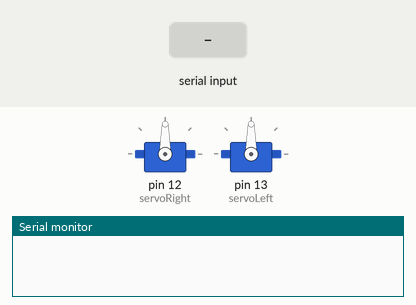
Recording of a sketch running on a simulated Arduino Uno, built with avr-gcc and run on an emulated ATmega328P. Parts: 2 × servo, the last lines printed to the serial monitor. The test bench sets the inputs (shaded band).

Above: at 1.2 s.
1.3 s: "f" received over the second serial link
At 1.8 s:
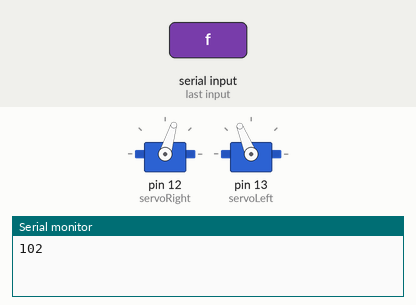
2.8 s: "x" received over the second serial link
At 4.0 s:
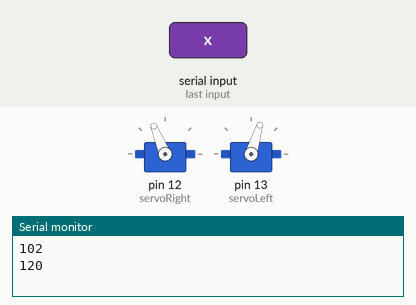
4.3 s: "a" received over the second serial link
At 5.3 s:
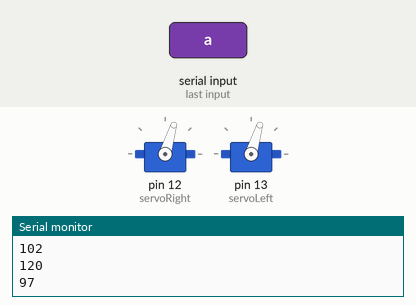
5.8 s: "d" received over the second serial link
At 6.5 s:
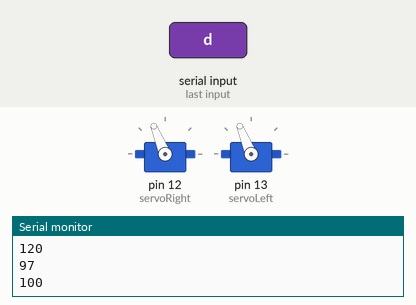
Timing chart, 0 to 8.3 s (numbered marks = the images above; inputs shaded):
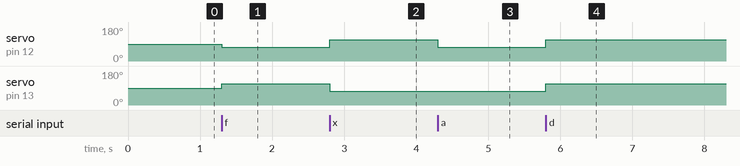

Measured:
- after the input at 1.3 s, servo on pin 12 (servoRight): 90° → 73° at once; servo on pin 13 (servoLeft): 90° → 112° at once
- after the input at 2.8 s, servo on pin 12 (servoRight): 73° → 112° at once; servo on pin 13 (servoLeft): 112° → 73° at once
- after the input at 4.3 s, servo on pin 12 (servoRight): 112° → 73° at once
- after the input at 5.8 s, servo on pin 12 (servoRight), servo on pin 13 (servoLeft): 73° → 112° at once

The sketch:

Arduino_BTrobot.ino
```cpp
#include <SoftwareSerial.h>
#include <Servo.h>

Servo servoRight;
Servo servoLeft;

SoftwareSerial BTSerial(10, 11); // RX, TX

byte dis[6];  //distance package
int t,i,pp;   //temp value


void setup(){
  Serial.begin(9600);
  BTSerial.begin(57600);    //BTSerial 9600,19200,38400,57600
  servoRight.attach(12);
  servoLeft.attach(13);
  dis[0] = 65;              //check value
}

void loop(){
  if (BTSerial.available()>0){
    pp=BTSerial.read();
    Serial.println(pp);
    switch(pp){
    case 'f':  //Forward
      Up();
    break;
    case 'x':  //Back
      Down();
    break;
    case 'a':  //Turn Left
      Left();
    break;
    case 'd':  //Turn Right
      Right();
    break;
    case 's':  //Stop
      stop();
    break;
    case 65:  //Return distance value
      for(i=5;i>0;i--){
        dis[i] = t%10;
        t/=10;
      }
      //Pack value
      for(i=0;i<=5;i++)
        BTSerial.write(dis[i]);
        //Return value
    break;
    default:
    break;
    }
  }
}
int Up(){
  servoRight.writeMicroseconds(1300);
  servoLeft.writeMicroseconds(1700);
  //delay(1000);
}
int Down(){
  servoRight.writeMicroseconds(1700);
  servoLeft.writeMicroseconds(1300);
  //delay(1000);  //µø±¡ªp½Õ¾ã
}
int Right(){
  servoRight.writeMicroseconds(1700);
  servoLeft.writeMicroseconds(1700);
}
int Left(){
  servoRight.writeMicroseconds(1300);
  servoLeft.writeMicroseconds(1300);
}
int stop(){
  servoRight.writeMicroseconds(1500);
  servoLeft.writeMicroseconds(1500);
}
```
